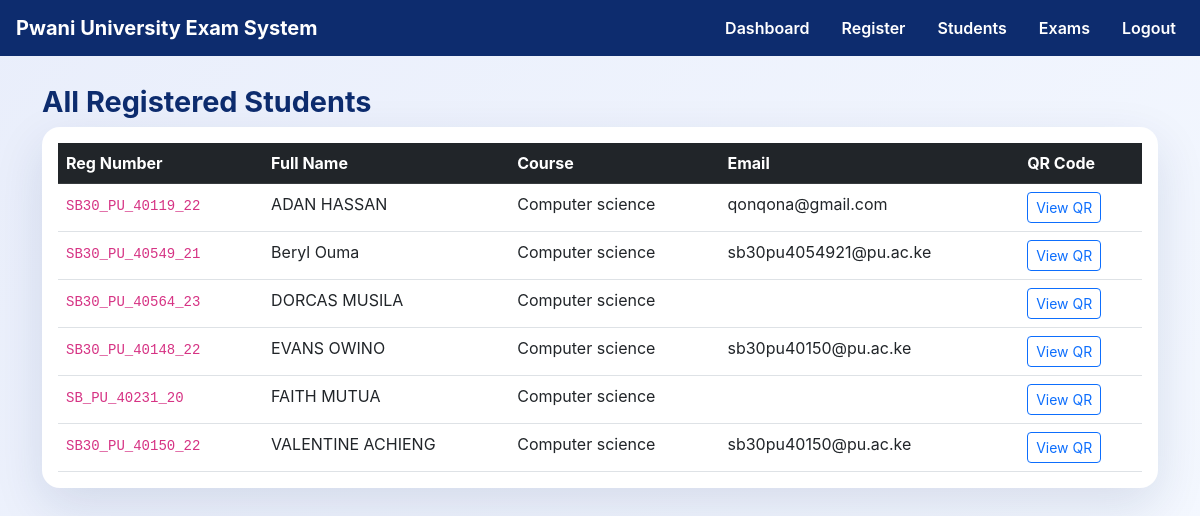
/students (signed in), run on the app's committed database.
### models.py (models this page shows)
class Student(db.Model):
    id            = db.Column(db.Integer, primary_key=True)
    reg_number    = db.Column(db.String(50), unique=True, nullable=False)
    full_name     = db.Column(db.String(100), nullable=False)
    course        = db.Column(db.String(100))
    email         = db.Column(db.String(100))
    face_encoding = db.Column(db.Text)       # 128-number face signature, stored as JSON
    qr_code_path  = db.Column(db.String(200))# path to the saved QR code image
    created_at    = db.Column(db.DateTime, default=datetime.utcnow)

### app.py (the view)
@app.route("/students")
@admin_required
def students():
    all_students = Student.query.order_by(Student.full_name).all()
    return render_template("students.html", students=all_students)

### app.py (called while the page is built)
def admin_required(f):
    @wraps(f)
    def decorated(*args, **kwargs):
        if not session.get("admin_logged_in"):
            flash("Admin login required.", "warning")
            return redirect(url_for("admin_login"))
        return f(*args, **kwargs)
    return decorated

### templates/students.html (shortened to what this page needs)
{% extends "base.html" %}
{% block content %}
<p class="page-title">All Registered Students</p>
<div class="card p-3">
  <table class="table table-hover mb-0">
    <thead class="table-dark">
      <tr>
        <th>Reg Number</th>
        <th>Full Name</th>
        <th>Course</th>
        <th>Email</th>
        <th>QR Code</th>
      </tr>
    </thead>
    <tbody>
      {% for s in students %}
      <tr>
        <td><code>{{ s.reg_number }}</code></td>
        <td>{{ s.full_name }}</td>
        <td>{{ s.course }}</td>
        <td>{{ s.email }}</td>
        <td>
          <a href="/student/{{ s.reg_number }}"
             class="btn btn-sm btn-outline-primary">View QR</a>
        </td>
      </tr>
      {% endfor %}
    </tbody>
  </table>
</div>
{% endblock %}

### templates/base.html (style rules this page uses)
body { background: linear-gradient(135deg, #e9eefb 0%, #f4f8ff 100%); font-family: Inter, system-ui, -apple-system, BlinkMacSystemFont, "Segoe UI", sans-serif; }
.card { border: none; border-radius: 18px; box-shadow: 0 18px 50px rgba(15, 43, 101, 0.12); }
.page-title { font-size: 1.8rem; font-weight: 700; color: #0d2c6e; margin-bottom: 0.25rem; }

### data on the page
Student: reg_number "SB30_PU_40119_22", full_name "ADAN HASSAN", course "Computer science", email "qonqona@gmail.com"
Student: reg_number "SB30_PU_40549_21", full_name "Beryl Ouma", course "Computer science", email "sb30pu4054921@pu.ac.ke"
Student: reg_number "SB30_PU_40564_23", full_name "DORCAS MUSILA", course "Computer science"
Student: reg_number "SB30_PU_40148_22", full_name "EVANS OWINO", course "Computer science", email "sb30pu40150@pu.ac.ke"
Student: reg_number "SB_PU_40231_20", full_name "FAITH MUTUA", course "Computer science"
Student: reg_number "SB30_PU_40150_22", full_name "VALENTINE ACHIENG", course "Computer science", email "sb30pu40150@pu.ac.ke"
